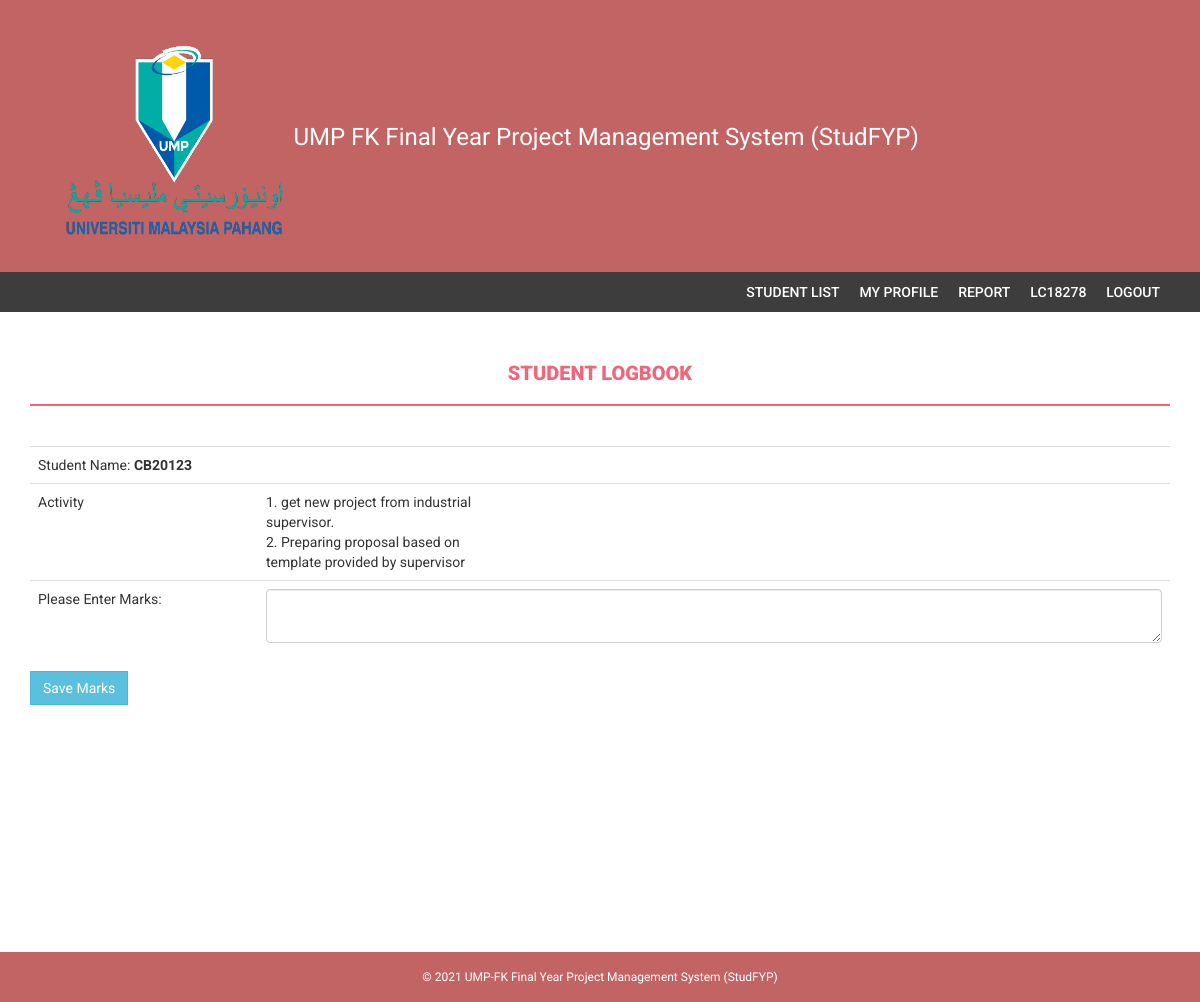
The page /industry/logbook.php?id=1&sID=CB20123 (signed in) on the database its author committed.
### tables this page shows
CREATE TABLE `user` (
  `User_ID` int(11) NOT NULL,
  `user_username` varchar(30) NOT NULL,
  `user_pass` varchar(30) NOT NULL,
  `user_type` varchar(30) NOT NULL
);

CREATE TABLE `logbook` (
  `logbook_id` int(10) NOT NULL,
  `log_date` date NOT NULL,
  `log_day` int(31) NOT NULL,
  `log_activity` varchar(400) NOT NULL,
  `log_file` varchar(400) NOT NULL,
  `log_note` varchar(200) NOT NULL,
  `student_id` varchar(10) NOT NULL
);

### industry/logbook.php (the view, shortened to what this page needs)
  <?php
  require 'db.php';
  $fypst = $_GET['sID'];
	$sql2 = "select user.user_username,fyp_project.project_ID,logbook.logbook_id,fyp_project.rating_id,
				fyp_project.lecturer_ID,logbook.log_activity
					from user INNER JOIN fyp_project on user.user_username=fyp_project.student_id
						INNER JOIN logbook on user.user_username=logbook.student_id
						where user.user_username='".$fypst."'";
$statement2 = $connection->prepare($sql2);
$statement2->execute();
$row = $statement2->fetch(PDO::FETCH_OBJ);
  ?>
  <!DOCTYPE html>
<html xmlns="http://www.w3.org/1999/xhtml">
    <head>
        <link href="assets/css/bootstrap.css" rel="stylesheet" />
        <link href="assets/css/font-awesome.css" rel="stylesheet" />
        <link href="assets/css/style.css" rel="stylesheet" />
    </head>
    <body>
        <?php include('includes/header.php');?>
        <?php include('includes/menubar.php');?>
        <div class="content-wrapper">
            <div class="container">
                <div class="row">
                    <div class="col-md-12"><h4 class="page-head-line">Student Logbook </h4></div>
                </div>
                <form action="" method="post">
                <table class="table">
                	<tr>
                    	<td colspan="2">Student Name:  <strong><?php echo $row->user_username;?></strong></td>
                    </tr>
                    <tr>
                    	<td>Activity</td>
                        <td><?php echo nl2br($row->log_activity);?></td>
                    </tr>
                	<tr>
                        <td width="20%">Please Enter Marks:</td>
                        <td><textarea name="log_activity" id="log_activity" class="form-control"></textarea></td>
                    </tr>
                </table>
                <span style="color:red;" >
     <button type="submit" class="btn btn-info rounded-pill">Save Marks</button>
              </span>
                </form>
            </div>
        </div>
  <body>
        <?php include('includes/footer.php');?>
    </body>
</html>

### industry/assets/css/style.css (style rules this page uses)
body { font-family: 'Roboto', sans-serif; line-height: 30px; }
.content-wrapper { margin-top: 40px; min-height: 600px; padding-bottom: 60px; }
.page-head-line { font-weight: 900; padding-bottom: 20px; border-bottom: 2px solid #F0677C; text-transform: uppercase; color: #F0677C; font-size: 20px; margin-bottom: 40px; }
.btn { border-radius: 0px; -webkit-border-radius: 0px; -moz-border-radius: 0px; }

### industry/includes/footer.php (style rules this page uses)
.col-md-12 { text-align: center; }

### rows shown on the page
user: user_username "CB20123"
logbook: log_activity "1. get new project from industrial supervisor. 2. Preparing proposal based on template provided by supervisor"

### other values the page prints
$User "LC18278"
